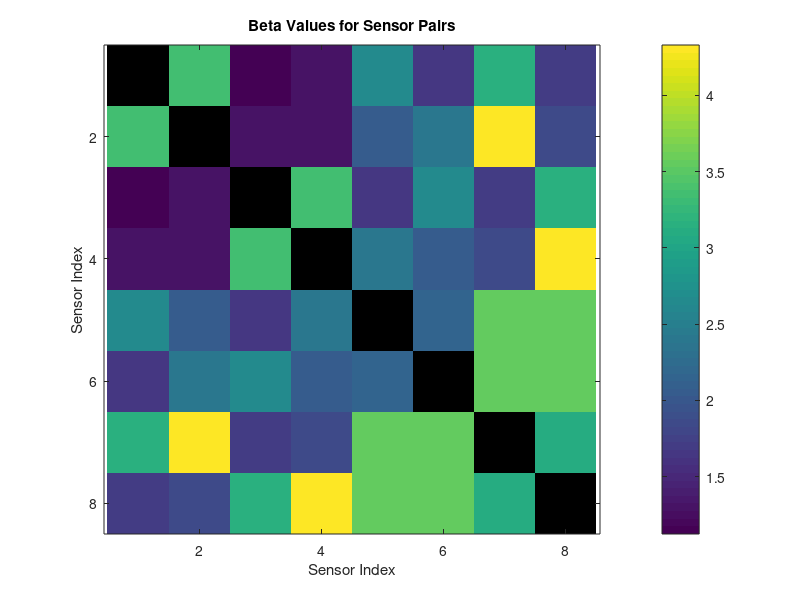

The MATLAB script that drew this image:
positions = 0.001*[25 25; 
        100 25; 
        140 215; 
        65 215; 
        25 120; 
        140 120; 
        82.5 80; 
        82.5 160];

% Calculate all distances between sensors
numSensors = size(positions, 1);
distances = zeros(numSensors, numSensors);
for i = 1:numSensors
    for j = 1:numSensors
        distances(i, j) = sqrt((positions(i,1) - positions(j,1))^2 + (positions(i,2) - positions(j,2))^2);
    end
end

max_distance = max(distances(:));
min_distance = min(distances(distances>0)); % exclude zero distance

desired_beta = 1.001;
desired_beta = desired_beta - 1
a = sqrt(desired_beta^2+max_distance^2/4);
t = 9.995*10^-4;
v = 2*a/t;
v = 6e3
a = (t*v)/2;
b_max = sqrt(a^2 - min_distance^2/4)+1;
disp('Maximal beta for min distance:');
disp(b_max);
disp('Corresponding velocity:');
disp(v);
disp('Corresponding a: (panel size = (0.165 x 0.24))');
disp(a);

Wave_velocity = 2.5*10^2; % m/s
a = (t*Wave_velocity)/2;
% Calculate beta parameter for all sensor pairs
beta_to_plot = zeros(numSensors, numSensors);
for i = 1:numSensors
    for j = 1:numSensors
        if i ~= j
            dij = distances(i, j);
            beta_ij = 2*a/dij;
            fprintf('Beta for sensor pair (%d, %d) with distance %.4f m: %.8f\n', i, j, dij, beta_ij);
            beta_to_plot(i, j) = beta_ij;
        else
            beta_to_plot(i, j) = NaN; % or some other value to indicate no self-pair
        end
    end
end

disp('Beta values matrix:');
disp(beta_to_plot);
% heat map of beta values
figure;
imagesc(beta_to_plot);
colorbar;
title('Beta Values for Sensor Pairs');
xlabel('Sensor Index');
ylabel('Sensor Index');
axis equal tight;
% Set diagonal to NaN for better visualization
